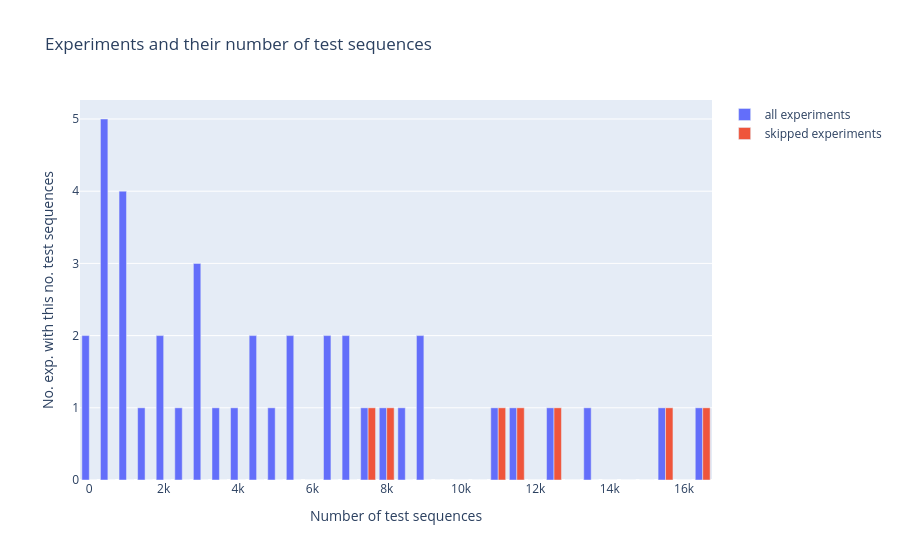

The notebook cell saved with this chart:
### Code cell
fig = plotting.ownPlotlyHist(lists={'all experiments': n_test_seqs, 'skipped experiments': [n_test_seqs[i] for i in i_skipped]}, binSize=500)
fig.update_layout(title_text="Experiments and their number of test sequences", xaxis_title="Number of test sequences", yaxis_title="No. exp. with this no. test sequences")
fig.show()

### Figure 1 — Plotly figure (JSON) as saved in the notebook; plotly's stock layout.template omitted (floating-point values rounded to 4 significant figures)
{"data": [{"hovertext": ["bin [0, 500)", "bin [500, 1000)", "bin [1000, 1500)", "bin [1500, 2000)", "bin [2000, 2500)", "bin [2500, 3000)", "bin [3000, 3500)", "bin [3500, 4000)", "bin [4000, 4500)", "bin [4500, 5000)", "bin [5000, 5500)", "bin [5500, 6000)", "bin [6000, 6500)", "bin [6500, 7000)", "bin [7000, 7500)", "bin [7500, 8000)", "bin [8000, 8500)", "bin [8500, 9000)", "bin [9000, 9500)", "bin [9500, 10000)", "bin [10000, 10500)", "bin [10500, 11000)", "bin [11000, 11500)", "bin [11500, 12000)", "bin [12000, 12500)", "bin [12500, 13000)", "bin [13000, 13500)", "bin [13500, 14000)", "bin [14000, 14500)", "bin [14500, 15000)", "bin [15000, 15500)", "bin [15500, 16000)", "bin [16000, 16500)", "bin [16500, 17000)"], "name": "all experiments", "type": "bar", "x": [0, 500, 1000, 1500, 2000, 2500, 3000, 3500, 4000, 4500, 5000, 5500, 6000, 6500, 7000, 7500, 8000, 8500, 9000, 9500, 10000, 10500, 11000, 11500, 12000, 12500, 13000, 13500, 14000, 14500, 15000, 15500, 16000, 16500], "y": [2, 5, 4, 1, 2, 1, 3, 1, 1, 2, 1, 2, 0, 2, 2, 1, 1, 1, 2, 0, 0, 0, 1, 1, 0, 1, 0, 1, 0, 0, 0, 1, 0, 1]}, {"hovertext": ["bin [0, 500)", "bin [500, 1000)", "bin [1000, 1500)", "bin [1500, 2000)", "bin [2000, 2500)", "bin [2500, 3000)", "bin [3000, 3500)", "bin [3500, 4000)", "bin [4000, 4500)", "bin [4500, 5000)", "bin [5000, 5500)", "bin [5500, 6000)", "bin [6000, 6500)", "bin [6500, 7000)", "bin [7000, 7500)", "bin [7500, 8000)", "bin [8000, 8500)", "bin [8500, 9000)", "bin [9000, 9500)", "bin [9500, 10000)", "bin [10000, 10500)", "bin [10500, 11000)", "bin [11000, 11500)", "bin [11500, 12000)", "bin [12000, 12500)", "bin [12500, 13000)", "bin [13000, 13500)", "bin [13500, 14000)", "bin [14000, 14500)", "bin [14500, 15000)", "bin [15000, 15500)", "bin [15500, 16000)", "bin [16000, 16500)", "bin [16500, 17000)"], "name": "skipped experiments", "type": "bar", "x": [0, 500, 1000, 1500, 2000, 2500, 3000, 3500, 4000, 4500, 5000, 5500, 6000, 6500, 7000, 7500, 8000, 8500, 9000, 9500, 10000, 10500, 11000, 11500, 12000, 12500, 13000, 13500, 14000, 14500, 15000, 15500, 16000, 16500], "y": [0, 0, 0, 0, 0, 0, 0, 0, 0, 0, 0, 0, 0, 0, 0, 1, 1, 0, 0, 0, 0, 0, 1, 1, 0, 1, 0, 0, 0, 0, 0, 1, 0, 1]}], "layout": {"title": {"text": "Experiments and their number of test sequences"}, "xaxis": {"title": {"text": "Number of test sequences"}}, "yaxis": {"title": {"text": "No. exp. with this no. test sequences"}}}}
